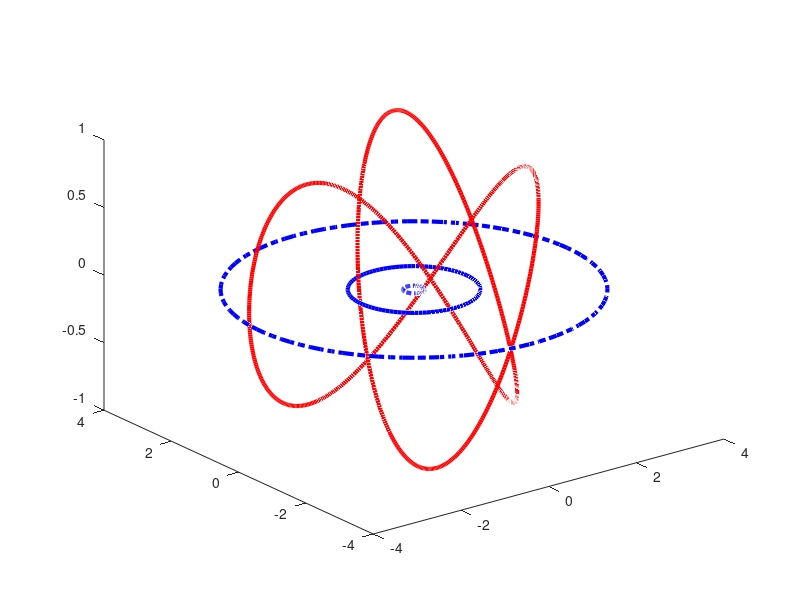

MATLAB code to generate this figure: (Note: this script raises an error after producing the figure.)
function test

  hold off ;
  [x1,y1,z1] = circle(0.2,100) ;
  plot3(x1,y1,z1,'-.b','LineWidth',3) ;
  P1 = [ x1'; y1'; z1' ] ;
  hold on ;  
  
  [x2,y2,z2] = circle(1.2,100) ;
  plot3(x2,y2,z2,'-b','LineWidth',3) ;
  P2 = [ x2'; y2'; z2' ] ;

  [x3,y3,z3] = circle(3.5,100) ;
  plot3(x3,y3,z3,'-.b','LineWidth',3) ;
  P3 = [ x3'; y3'; z3' ] ;

  [x,y,z] = trefoil(1000) ;
  plot3(x,y,z,'-r','LineWidth',3) ;
  Q = [ x'; y'; z' ] ;
  
  [L,E] = lk( P1, Q ) ;
  fprintf('L1 = %d, err = %g\n', L(1,2), E(1,2) ) ;

  [L,E] = lk( P2, Q ) ;
  fprintf('L2 = %d, err = %g\n', L(1,2), E(1,2) ) ;

  [L,E] = lk( P3, Q ) ;
  fprintf('L3 = %d, err = %g\n', L(1,2), E(1,2) ) ;
  
  axis equal;

end

function [x,y,z] = trefoil(npts)
  t = [2*pi*linspace(0,1,npts)]';
  x = sin(t)+2*sin(2*t) ;
  y = cos(t)-2*cos(2*t) ;
  z = -sin(3*t) ;
end


function [x,y,z] = circle(R,npts)
  u = [2*pi*linspace(0,1,npts)]';
  x = R*cos(u) ;
  y = R*sin(u) ;
  z = zeros(size(u)) ;
end
